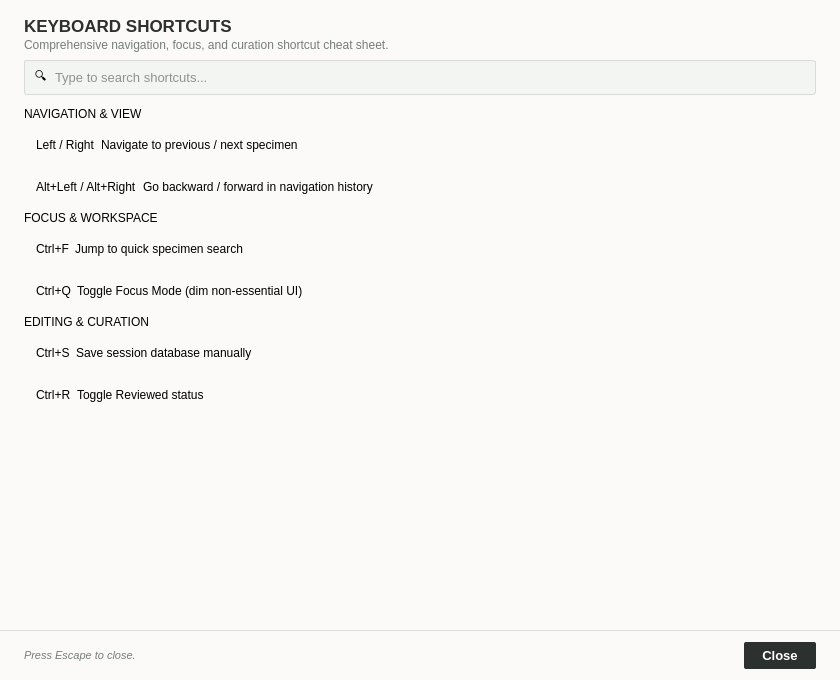
<?xml version="1.0" encoding="UTF-8"?>
<ui version="4.0">
 <class>ShortcutsHUDDialog</class>
 <widget class="QDialog" name="ShortcutsHUDDialog">
  <property name="geometry">
   <rect>
    <x>0</x>
    <y>0</y>
    <width>840</width>
    <height>680</height>
   </rect>
  </property>
  <property name="minimumSize">
   <size>
    <width>680</width>
    <height>520</height>
   </size>
  </property>
  <property name="windowTitle">
   <string>Keyboard Shortcuts HUD</string>
  </property>
  <property name="styleSheet">
   <string notr="true">QDialog#ShortcutsHUDDialog {
    background-color: #fbfaf8;
    color: #2c302e;
}
QLabel#lbl_hud_title {
    color: #2c302e;
    font-family: &quot;Segoe UI&quot;, &quot;Inter&quot;;
    font-size: 13pt;
    font-weight: bold;
}
QLabel#lbl_hud_subtitle {
    color: #757d77;
    font-family: &quot;Segoe UI&quot;, &quot;Inter&quot;;
    font-size: 9pt;
}
QFrame#search_card {
    background-color: #f2f5f1;
    border: 1px solid #dadada;
    border-radius: 3px;
}
QLineEdit#entry_search {
    background-color: transparent;
    color: #2c302e;
    font-family: &quot;Segoe UI&quot;, &quot;Inter&quot;;
    font-size: 9.5pt;
    border: none;
}
QScrollArea#scroll_area {
    background-color: #fbfaf8;
    border: none;
}
QWidget#scroll_contents {
    background-color: #fbfaf8;
}
QLabel.category-header {
    color: #3a7d44;
    font-family: &quot;Segoe UI&quot;, &quot;Inter&quot;;
    font-size: 10pt;
    font-weight: bold;
    padding-top: 8px;
    padding-bottom: 2px;
}
QFrame.shortcut-row {
    background-color: #ffffff;
    border: 1px solid #dadada;
    border-radius: 2px;
}
QLabel.key-badge {
    background-color: #f2f5f1;
    color: #2c302e;
    font-family: &quot;JetBrains Mono&quot;, &quot;Consolas&quot;, monospace;
    font-size: 9pt;
    font-weight: bold;
    border: 1px solid #dadada;
    border-radius: 2px;
    padding: 3px 8px;
}
QLabel.shortcut-desc {
    color: #444748;
    font-family: &quot;Segoe UI&quot;, &quot;Inter&quot;;
    font-size: 9pt;
}
QFrame#footer_frame {
    background-color: #fbfaf8;
    border-top: 1px solid #dadada;
}
QLabel#lbl_footer_hint {
    color: #757d77;
    font-family: &quot;Segoe UI&quot;, &quot;Inter&quot;;
    font-size: 8.5pt;
    font-style: italic;
}
QPushButton#btn_close {
    background-color: #2c302e;
    color: #ffffff;
    font-family: &quot;Segoe UI&quot;, &quot;Inter&quot;;
    font-size: 9.5pt;
    font-weight: bold;
    border: none;
    border-radius: 2px;
    padding: 6px 18px;
}
QPushButton#btn_close:hover {
    background-color: #181c19;
}</string>
  </property>
  <layout class="QVBoxLayout" name="root_vlayout">
   <property name="spacing">
    <number>0</number>
   </property>
   <property name="leftMargin">
    <number>0</number>
   </property>
   <property name="topMargin">
    <number>0</number>
   </property>
   <property name="rightMargin">
    <number>0</number>
   </property>
   <property name="bottomMargin">
    <number>0</number>
   </property>
   <item>
    <widget class="QFrame" name="title_frame">
     <property name="frameShape">
      <enum>QFrame::NoFrame</enum>
     </property>
     <layout class="QVBoxLayout" name="title_vlayout">
      <property name="spacing">
       <number>2</number>
      </property>
      <property name="leftMargin">
       <number>24</number>
      </property>
      <property name="topMargin">
       <number>16</number>
      </property>
      <property name="rightMargin">
       <number>24</number>
      </property>
      <property name="bottomMargin">
       <number>8</number>
      </property>
      <item>
       <widget class="QLabel" name="lbl_hud_title">
        <property name="text">
         <string>KEYBOARD SHORTCUTS</string>
        </property>
       </widget>
      </item>
      <item>
       <widget class="QLabel" name="lbl_hud_subtitle">
        <property name="text">
         <string>Comprehensive navigation, focus, and curation shortcut cheat sheet.</string>
        </property>
       </widget>
      </item>
     </layout>
    </widget>
   </item>
   <item>
    <widget class="QWidget" name="search_container" native="true">
     <layout class="QHBoxLayout" name="search_hlayout">
      <property name="leftMargin">
       <number>24</number>
      </property>
      <property name="topMargin">
       <number>0</number>
      </property>
      <property name="rightMargin">
       <number>24</number>
      </property>
      <property name="bottomMargin">
       <number>12</number>
      </property>
      <item>
       <widget class="QFrame" name="search_card">
        <property name="frameShape">
         <enum>QFrame::NoFrame</enum>
        </property>
        <layout class="QHBoxLayout" name="search_card_layout">
         <property name="leftMargin">
          <number>10</number>
         </property>
         <property name="topMargin">
          <number>6</number>
         </property>
         <property name="rightMargin">
          <number>10</number>
         </property>
         <property name="bottomMargin">
          <number>6</number>
         </property>
         <item>
          <widget class="QLabel" name="lbl_search_icon">
           <property name="text">
            <string>🔍</string>
           </property>
          </widget>
         </item>
         <item>
          <widget class="QLineEdit" name="entry_search">
           <property name="placeholderText">
            <string>Type to search shortcuts...</string>
           </property>
          </widget>
         </item>
        </layout>
       </widget>
      </item>
     </layout>
    </widget>
   </item>
   <item>
    <widget class="QScrollArea" name="scroll_area">
     <property name="frameShape">
      <enum>QFrame::NoFrame</enum>
     </property>
     <property name="widgetResizable">
      <bool>true</bool>
     </property>
     <widget class="QWidget" name="scroll_contents">
      <property name="geometry">
       <rect>
        <x>0</x>
        <y>0</y>
        <width>840</width>
        <height>510</height>
       </rect>
      </property>
      <layout class="QVBoxLayout" name="scroll_layout">
       <property name="spacing">
        <number>6</number>
       </property>
       <property name="leftMargin">
        <number>24</number>
       </property>
       <property name="topMargin">
        <number>0</number>
       </property>
       <property name="rightMargin">
        <number>24</number>
       </property>
       <property name="bottomMargin">
        <number>12</number>
       </property>
       <item>
        <widget class="QLabel" name="cat_nav_header">
         <property name="text">
          <string>NAVIGATION &amp; VIEW</string>
         </property>
         <property name="class" stdset="0">
          <string>category-header</string>
         </property>
        </widget>
       </item>
       <item>
        <widget class="QFrame" name="row_nav_prevnext">
         <property name="class" stdset="0">
          <string>shortcut-row</string>
         </property>
         <layout class="QHBoxLayout" name="layout_nav_1">
          <property name="leftMargin">
           <number>12</number>
          </property>
          <property name="topMargin">
           <number>8</number>
          </property>
          <property name="rightMargin">
           <number>12</number>
          </property>
          <property name="bottomMargin">
           <number>8</number>
          </property>
          <item>
           <widget class="QLabel" name="key_prevnext">
            <property name="text">
             <string>Left / Right</string>
            </property>
            <property name="class" stdset="0">
             <string>key-badge</string>
            </property>
           </widget>
          </item>
          <item>
           <widget class="QLabel" name="desc_prevnext">
            <property name="text">
             <string>Navigate to previous / next specimen</string>
            </property>
            <property name="class" stdset="0">
             <string>shortcut-desc</string>
            </property>
           </widget>
          </item>
          <item>
           <spacer name="spacer_nav_1">
            <property name="orientation">
             <enum>Qt::Horizontal</enum>
            </property>
            <property name="sizeHint" stdset="0">
             <size>
              <width>40</width>
              <height>20</height>
             </size>
            </property>
           </spacer>
          </item>
         </layout>
        </widget>
       </item>
       <item>
        <widget class="QFrame" name="row_nav_history">
         <property name="class" stdset="0">
          <string>shortcut-row</string>
         </property>
         <layout class="QHBoxLayout" name="layout_nav_2">
          <property name="leftMargin">
           <number>12</number>
          </property>
          <property name="topMargin">
           <number>8</number>
          </property>
          <property name="rightMargin">
           <number>12</number>
          </property>
          <property name="bottomMargin">
           <number>8</number>
          </property>
          <item>
           <widget class="QLabel" name="key_history">
            <property name="text">
             <string>Alt+Left / Alt+Right</string>
            </property>
            <property name="class" stdset="0">
             <string>key-badge</string>
            </property>
           </widget>
          </item>
          <item>
           <widget class="QLabel" name="desc_history">
            <property name="text">
             <string>Go backward / forward in navigation history</string>
            </property>
            <property name="class" stdset="0">
             <string>shortcut-desc</string>
            </property>
           </widget>
          </item>
          <item>
           <spacer name="spacer_nav_2">
            <property name="orientation">
             <enum>Qt::Horizontal</enum>
            </property>
            <property name="sizeHint" stdset="0">
             <size>
              <width>40</width>
              <height>20</height>
             </size>
            </property>
           </spacer>
          </item>
         </layout>
        </widget>
       </item>
       <item>
        <widget class="QLabel" name="cat_focus_header">
         <property name="text">
          <string>FOCUS &amp; WORKSPACE</string>
         </property>
         <property name="class" stdset="0">
          <string>category-header</string>
         </property>
        </widget>
       </item>
       <item>
        <widget class="QFrame" name="row_focus_search">
         <property name="class" stdset="0">
          <string>shortcut-row</string>
         </property>
         <layout class="QHBoxLayout" name="layout_focus_1">
          <property name="leftMargin">
           <number>12</number>
          </property>
          <property name="topMargin">
           <number>8</number>
          </property>
          <property name="rightMargin">
           <number>12</number>
          </property>
          <property name="bottomMargin">
           <number>8</number>
          </property>
          <item>
           <widget class="QLabel" name="key_focus_search">
            <property name="text">
             <string>Ctrl+F</string>
            </property>
            <property name="class" stdset="0">
             <string>key-badge</string>
            </property>
           </widget>
          </item>
          <item>
           <widget class="QLabel" name="desc_focus_search">
            <property name="text">
             <string>Jump to quick specimen search</string>
            </property>
            <property name="class" stdset="0">
             <string>shortcut-desc</string>
            </property>
           </widget>
          </item>
          <item>
           <spacer name="spacer_focus_1">
            <property name="orientation">
             <enum>Qt::Horizontal</enum>
            </property>
            <property name="sizeHint" stdset="0">
             <size>
              <width>40</width>
              <height>20</height>
             </size>
            </property>
           </spacer>
          </item>
         </layout>
        </widget>
       </item>
       <item>
        <widget class="QFrame" name="row_focus_mode">
         <property name="class" stdset="0">
          <string>shortcut-row</string>
         </property>
         <layout class="QHBoxLayout" name="layout_focus_2">
          <property name="leftMargin">
           <number>12</number>
          </property>
          <property name="topMargin">
           <number>8</number>
          </property>
          <property name="rightMargin">
           <number>12</number>
          </property>
          <property name="bottomMargin">
           <number>8</number>
          </property>
          <item>
           <widget class="QLabel" name="key_focus_mode">
            <property name="text">
             <string>Ctrl+Q</string>
            </property>
            <property name="class" stdset="0">
             <string>key-badge</string>
            </property>
           </widget>
          </item>
          <item>
           <widget class="QLabel" name="desc_focus_mode">
            <property name="text">
             <string>Toggle Focus Mode (dim non-essential UI)</string>
            </property>
            <property name="class" stdset="0">
             <string>shortcut-desc</string>
            </property>
           </widget>
          </item>
          <item>
           <spacer name="spacer_focus_2">
            <property name="orientation">
             <enum>Qt::Horizontal</enum>
            </property>
            <property name="sizeHint" stdset="0">
             <size>
              <width>40</width>
              <height>20</height>
             </size>
            </property>
           </spacer>
          </item>
         </layout>
        </widget>
       </item>
       <item>
        <widget class="QLabel" name="cat_edit_header">
         <property name="text">
          <string>EDITING &amp; CURATION</string>
         </property>
         <property name="class" stdset="0">
          <string>category-header</string>
         </property>
        </widget>
       </item>
       <item>
        <widget class="QFrame" name="row_edit_save">
         <property name="class" stdset="0">
          <string>shortcut-row</string>
         </property>
         <layout class="QHBoxLayout" name="layout_edit_1">
          <property name="leftMargin">
           <number>12</number>
          </property>
          <property name="topMargin">
           <number>8</number>
          </property>
          <property name="rightMargin">
           <number>12</number>
          </property>
          <property name="bottomMargin">
           <number>8</number>
          </property>
          <item>
           <widget class="QLabel" name="key_edit_save">
            <property name="text">
             <string>Ctrl+S</string>
            </property>
            <property name="class" stdset="0">
             <string>key-badge</string>
            </property>
           </widget>
          </item>
          <item>
           <widget class="QLabel" name="desc_edit_save">
            <property name="text">
             <string>Save session database manually</string>
            </property>
            <property name="class" stdset="0">
             <string>shortcut-desc</string>
            </property>
           </widget>
          </item>
          <item>
           <spacer name="spacer_edit_1">
            <property name="orientation">
             <enum>Qt::Horizontal</enum>
            </property>
            <property name="sizeHint" stdset="0">
             <size>
              <width>40</width>
              <height>20</height>
             </size>
            </property>
           </spacer>
          </item>
         </layout>
        </widget>
       </item>
       <item>
        <widget class="QFrame" name="row_edit_reviewed">
         <property name="class" stdset="0">
          <string>shortcut-row</string>
         </property>
         <layout class="QHBoxLayout" name="layout_edit_2">
          <property name="leftMargin">
           <number>12</number>
          </property>
          <property name="topMargin">
           <number>8</number>
          </property>
          <property name="rightMargin">
           <number>12</number>
          </property>
          <property name="bottomMargin">
           <number>8</number>
          </property>
          <item>
           <widget class="QLabel" name="key_edit_reviewed">
            <property name="text">
             <string>Ctrl+R</string>
            </property>
            <property name="class" stdset="0">
             <string>key-badge</string>
            </property>
           </widget>
          </item>
          <item>
           <widget class="QLabel" name="desc_edit_reviewed">
            <property name="text">
             <string>Toggle Reviewed status</string>
            </property>
            <property name="class" stdset="0">
             <string>shortcut-desc</string>
            </property>
           </widget>
          </item>
          <item>
           <spacer name="spacer_edit_2">
            <property name="orientation">
             <enum>Qt::Horizontal</enum>
            </property>
            <property name="sizeHint" stdset="0">
             <size>
              <width>40</width>
              <height>20</height>
             </size>
            </property>
           </spacer>
          </item>
         </layout>
        </widget>
       </item>
       <item>
        <spacer name="scroll_spacer">
         <property name="orientation">
          <enum>Qt::Vertical</enum>
         </property>
         <property name="sizeHint" stdset="0">
          <size>
           <width>20</width>
           <height>40</height>
          </size>
         </property>
        </spacer>
       </item>
      </layout>
     </widget>
    </widget>
   </item>
   <item>
    <widget class="QFrame" name="footer_frame">
     <property name="minimumSize">
      <size>
       <width>0</width>
       <height>50</height>
      </size>
     </property>
     <property name="maximumSize">
      <size>
       <width>16777215</width>
       <height>50</height>
      </size>
     </property>
     <property name="frameShape">
      <enum>QFrame::NoFrame</enum>
     </property>
     <layout class="QHBoxLayout" name="footer_hlayout">
      <property name="leftMargin">
       <number>24</number>
      </property>
      <property name="topMargin">
       <number>8</number>
      </property>
      <property name="rightMargin">
       <number>24</number>
      </property>
      <property name="bottomMargin">
       <number>8</number>
      </property>
      <item>
       <widget class="QLabel" name="lbl_footer_hint">
        <property name="text">
         <string>Press Escape to close.</string>
        </property>
       </widget>
      </item>
      <item>
       <spacer name="footer_spacer">
        <property name="orientation">
         <enum>Qt::Horizontal</enum>
        </property>
        <property name="sizeHint" stdset="0">
         <size>
          <width>40</width>
          <height>20</height>
         </size>
        </property>
       </spacer>
      </item>
      <item>
       <widget class="QPushButton" name="btn_close">
        <property name="cursor">
         <cursorShape>PointingHandCursor</cursorShape>
        </property>
        <property name="text">
         <string>Close</string>
        </property>
       </widget>
      </item>
     </layout>
    </widget>
   </item>
  </layout>
 </widget>
 <resources/>
 <connections/>
</ui>
